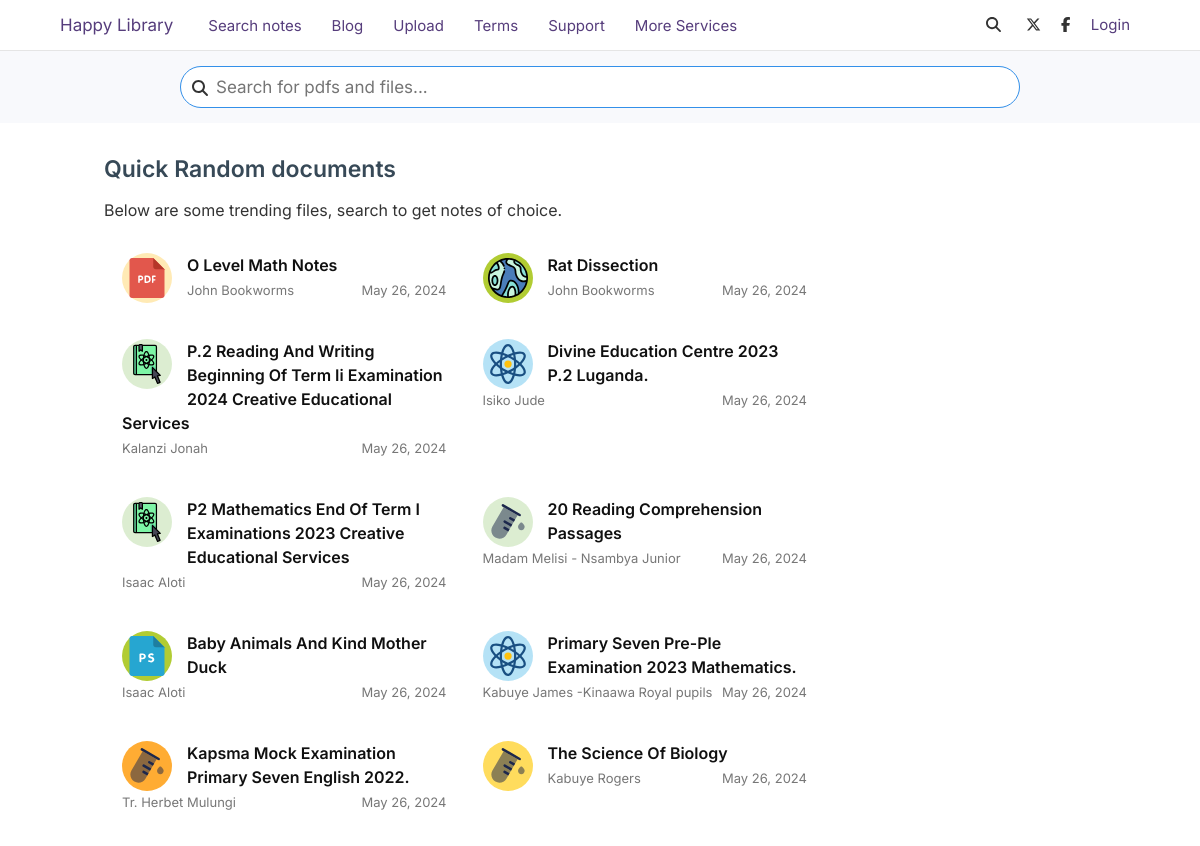
The page / on the database its author committed.
### poll/models.py (models this page shows, shortened)
class Pdf(models.Model):
    title = models.CharField(max_length=200)
    uploader = models.CharField(max_length=50)
    address = models.URLField()
    tags = models.TextField(max_length=250)
    date = models.DateField(auto_now_add=True)

### poll/views.py (the view)
# urls.py: path('', views.index, name='index'),
def index(request):
    docs = Pdf.objects.all().order_by('-date')[:24]
    return render(request, 'index.html', {'docs': docs})

### poll/templates/index.html (shortened to what this page needs)
{% load static %}
<!DOCTYPE html>
<html>
<head>
	<link rel="stylesheet" type="text/css" href="https://cdnjs.cloudflare.com/ajax/libs/font-awesome/6.5.2/css/all.min.css">
	<link rel="stylesheet" type="text/css" href="{% static 'css/fancy.css' %}">
	<link rel="stylesheet" type="text/css" href="{% static 'css/style.css' %}">
</head>
<body>
	{% include 'components/navbar.html' with user='12' %}
	{% include 'components/searchbar.html' %}
	<div class="flex justify-center flex-wrap">
		<div class="col-7 col-10-md mb-3-md flex justify-end">
			<div class="col-9 col-10-md">
				<div class="pt-5 pt-2-sm pb-10 pr-3 pl-8 pl-6-xl pl-4-lg pl-3-md px-3-sm">
					<p class="title">Quick Random documents</p>
					<p class="mt-2 mt-0-sm mb-2">Below are some trending files, search to get notes of choice.</p>
					{%include 'components/listview.html' with docs=docs %}
				</div>
			</div>
		</div>
		<div class="col-3 col-10-md mb-3-md">
		</div>
	</div>
</body>
</html>

### poll/templates/components/navbar.html (shortened to what this page needs)
{% load static %}
<nav class="flex sticky-top justify-center align-items-center">
	<div class="col-8 col-9-lg col-10-md px-4-md px-2-sm flex justify-between">
		<div class="flex justify-start align-items-center col-10-md">
			<div class="flex justify-between col-10-md align-items-center">
				<a href="{% url 'index' %}"><p class="text-lg text-xl-1-sm bold-sm nav-link py-3 pr-4">Happy Library</p></a>
			</div>
			<div class="flex justify-start d-none-md">
				<a href="{% url 'search' %}"><p class="nav-link px-3 py-3 text-md">Search notes</p></a>
				<a><p class="nav-link px-3 py-3 text-md">Blog</p></a>
				<a href="{% url 'upload' %}"><p class="nav-link px-3 py-3 text-md">Upload</p></a>
				<a><p class="nav-link px-3 py-3 text-md">Terms</p></a>
				<a><p class="nav-link px-3 py-3 text-md">Support</p></a>
				<a><p class="nav-link px-3 py-3 text-md">More Services</p></a>
			</div>
		</div>
		<div class="flex justify-end d-none-md">
			<a><p class="nav-link px-3 py-3 text-md"><i class="fas fa-search"></i></p></a>
			<a><p class="nav-link px-2 py-3 text-md"><i class="fab fa-x-twitter"></i></p></a>
			<a><p class="nav-link px-2 py-3 text-md"><i class="fab fa-facebook-f"></i></p></a>
			<a><p class="nav-link px-2 py-3 text-md">Login</p></a>
		</div>
	</div>
</nav>

### poll/templates/components/searchbar.html (shortened to what this page needs)
{% load static %}
<div class="flex justify-center" style="background-color: #f8f9fc;">
	<div class="col-5 col-6-xl col-7-lg col-8-md col-9-sm">
		<div class="py-3 py-2-sm">
			<form class="search" method="GET" action="{% url 'search' %}">
				<div class="flex pos-relative">
					<span class="pos-absolute" style="top: 12px; right: 12px;">
					</span>
					<span class="pos-absolute input-icons" style="top: 12px; left: 12px;">
						<i class="fas fa-search"></i>
					</span>
					<input class="input flex-grow" type="text" name="searcher" placeholder="Search for pdfs and files...">
				</div>
			</form>
		</div>
	</div>
</div>

### poll/templates/components/listview.html (shortened to what this page needs)
{% load static %}
<div class="grid grid-3 grid-2-lg grid-1-sm grid-container mt-5 mt-3-md">
	{% for doc in docs %}
		<div class="col">
			<a href="{% url 'download' doc.id %}"><div class="mx-1 mx-0-sm px-0-sm px-1 mb-9 mb-5-lg mb-3-sm tap">
				<div class="iconz mr-3 mr-2-md">
					<img class="design-icon img" src="{% static 'img/pdf1.svg' %}">
				</div>
				<p class="iconz-p d-float heading mb-1 float-left">{{doc.title|title}}</p>
				<div class="flex details flex-wrap justify-between">
					<p class="">{{doc.uploader}}</p>
					<p class="">{{doc.date}}</p>
				</div>
			</div></a>
		</div>
	{% endfor %}
</div>

### poll/static/css/style.css (style rules this page uses)
* { font-family: "Inter", system-ui, -apple-system, BlinkMacSystemFont, "Segoe UI", Roboto, Oxygen, Ubuntu, Cantarell, "Fira Sans", "Droid Sans", "Helvetica Neue", sans-serif; padding: 0; margin: 0; z-index: 1; color: #333; }
.title { font-weight: 600; color: rgb(55, 73, 87); font-size: 23px; line-height: 42px; }
a { text-decoration: none; }
.input { outline: none; border-radius: #ababab; font-size: 17px; padding-top: 10px; padding-bottom: 10px; padding-left: 10px; padding-right: 10px; background-clip: padding-box; border: 1px solid #ced4da; -webkit-appearance: none; -moz-appearance: none; appearance: none; border-radius: 4px; transition: border-color .15s ease-in-out, box-shadow .15s ease-in-out; -webkit-tap-highlight-color: rgba(0, 0, 0, 0); background-color: transparent; }

### poll/templates/components/navbar.html (style rules this page uses)
.nav-link { color: #563d7c; }
nav { border-bottom: 1px solid #e5e5e5; z-index: 3; background-color: white; }
nav * { cursor: pointer; }

### poll/templates/components/searchbar.html (style rules this page uses)
.search .input { background-color: #fff; border-radius: 50px; padding-left: 35px; z-index: 1; border: 1px solid #3390e9; }
.search .input-icons { z-index: 2; }

### poll/templates/components/listview.html (style rules this page uses)
.tap { background: #fff; border-radius: .3rem; border: .5rem solid #fff; }
.heading { font-weight: 600; font-size: 16px; line-height: 24px; color: #101010; }
.details * { color: #777; font-size: 13px; }
.iconz { width: 40px; height: 40px; border-radius: 50%; display: flex; align-items: center; justify-content: center; padding: 5px; float: left; }

### rows shown on the page
Pdf: title "O Level Math Notes", uploader "John Bookworms", date "May 26, 2024"
Pdf: title "Rat Dissection", uploader "John Bookworms", date "May 26, 2024"
Pdf: title "P.2 Reading And Writing Beginning Of Term Ii Examination 2024 Creative Educational Services", uploader "Kalanzi Jonah", date "May 26, 2024"
Pdf: title "Divine Education Centre 2023 P.2 Luganda.", uploader "Isiko Jude", date "May 26, 2024"
Pdf: title "P2 Mathematics End Of Term I Examinations 2023 Creative Educational Services", uploader "Isaac Aloti", date "May 26, 2024"
Pdf: title "20 Reading Comprehension Passages", uploader "Madam Melisi - Nsambya Junior", date "May 26, 2024"
Pdf: title "Baby Animals And Kind Mother Duck", uploader "Isaac Aloti", date "May 26, 2024"
Pdf: title "Primary Seven Pre-Ple Examination 2023 Mathematics.", uploader "Kabuye James -Kinaawa Royal pupils", date "May 26, 2024"
Pdf: title "Kapsma Mock Examination Primary Seven English 2022.", uploader "Tr. Herbet Mulungi", date "May 26, 2024"
Pdf: title "The Science Of Biology", uploader "Kabuye Rogers", date "May 26, 2024"
